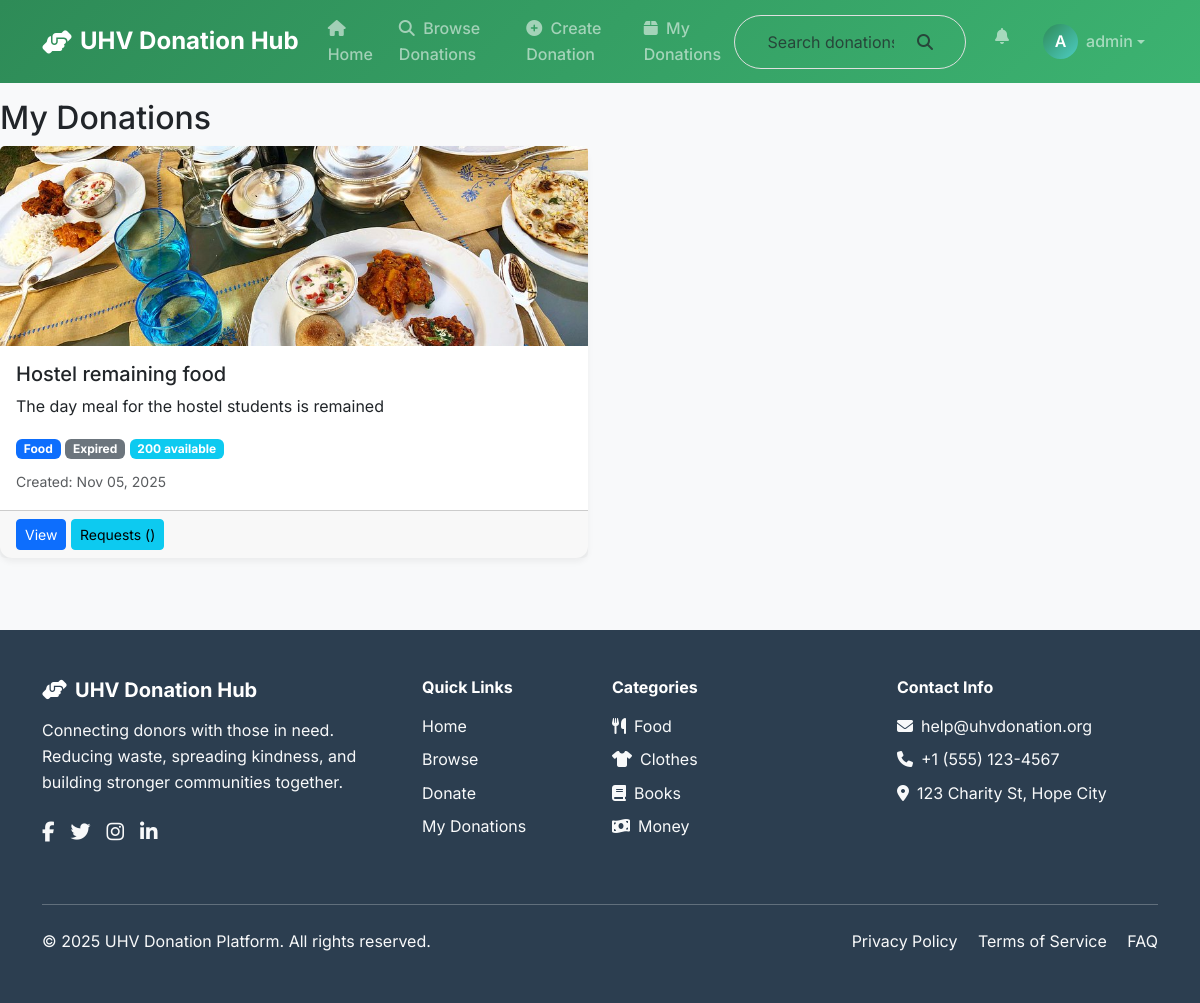
The page /my-donations/ (signed in) on the database its author committed.
### donations/models.py (models this page shows, shortened)
class Donation(models.Model):
    STATUS_CHOICES = [
        ('available', 'Available'),
        ('reserved', 'Reserved'),
        ('collected', 'Collected'),
        ('expired', 'Expired'),
    ]
    FOOD_TYPE_CHOICES = [
        ('veg', 'Vegetarian'),
        ('non_veg', 'Non-Vegetarian'),
        ('vegan', 'Vegan'),
        ('eggetarian', 'Eggetarian'),
    ]
    donor = models.ForeignKey(DonorProfile, on_delete=models.CASCADE, related_name='donations')
    category = models.ForeignKey(DonationCategory, on_delete=models.CASCADE)
    title = models.CharField(max_length=255)
    description = models.TextField()
    quantity = models.PositiveIntegerField(default=1)
    food_type = models.CharField(max_length=15, choices=FOOD_TYPE_CHOICES, blank=True, null=True)
    cooked_time = models.DateTimeField(blank=True, null=True)
    best_before = models.DateTimeField(blank=True, null=True)
    pickup_address = models.TextField()
    pickup_city = models.CharField(max_length=100, blank=True)
    pickup_state = models.CharField(max_length=100, blank=True)
    pickup_deadline = models.DateTimeField()
    status = models.CharField(max_length=20, choices=STATUS_CHOICES, default='available')
    latitude = models.FloatField(null=True, blank=True)
    longitude = models.FloatField(null=True, blank=True)
    preferred_help_seekers = models.ManyToManyField(HelpSeekerType, blank=True,
                                                   help_text="Preferred types of organizations for this donation")
    image = models.ImageField(upload_to='donation_images/', blank=True, null=True)
    created_at = models.DateTimeField(auto_now_add=True)
    updated_at = models.DateTimeField(auto_now=True)
    class Meta:
        verbose_name = "Donation"
        verbose_name_plural = "Donations"
        ordering = ['-created_at']
        indexes = [
            models.Index(fields=['status', 'pickup_deadline']),
            models.Index(fields=['category', 'status']),
        ]

class DonationCategory(models.Model):
    name = models.CharField(max_length=100, unique=True)
    description = models.TextField(blank=True)
    icon = models.CharField(max_length=50, default='fas fa-box')
    created_at = models.DateTimeField(auto_now_add=True)
    class Meta:
        verbose_name = "Donation Category"
        verbose_name_plural = "Donation Categories"
        ordering = ['name']

### donations/views.py (the view)
# urls.py: path('my-donations/', views.my_donations, name='my_donations'),
@login_required
def my_donations(request):
    donor_profile = get_object_or_404(DonorProfile, user=request.user)
    donations = Donation.objects.filter(donor=donor_profile).order_by('-created_at')
    return render(request, 'donations/my_donations.html', {'donations': donations})

### templates/donations/my_donations.html
{% extends "base.html" %}
{% block content %}
<h2>My Donations</h2>
{% if donations %}
<div class="row">
    {% for donation in donations %}
    <div class="col-md-6 mb-4">
        <div class="card h-100">
            {% if donation.image %}
            <img src="{{ donation.image.url }}" class="card-img-top" alt="{{ donation.title }}" style="height: 200px; object-fit: cover;">
            {% endif %}
            <div class="card-body">
                <h5 class="card-title">{{ donation.title }}</h5>
                <p class="card-text">{{ donation.description|truncatewords:20 }}</p>
                <div class="mb-2">
                    <span class="badge bg-primary">{{ donation.category.name }}</span>
                    <span class="badge {% if donation.status == 'available' %}bg-success{% elif donation.status == 'reserved' %}bg-warning{% else %}bg-secondary{% endif %}">
                        {{ donation.get_status_display }}
                    </span>
                    <span class="badge bg-info">{{ donation.quantity }} available</span>
                </div>
                <p class="card-text">
                    <small class="text-muted">
                        Created: {{ donation.created_at|date:"M d, Y" }}
                    </small>
                </p>
            </div>
            <div class="card-footer">
                <a href="{% url 'donation_detail' donation.pk %}" class="btn btn-primary btn-sm">View</a>
                <a href="{% url 'donation_requests' donation.id %}" class="btn btn-info btn-sm">
                    Requests ({{ donation.donationrequest_set.count }})
                </a>
            </div>
        </div>
    </div>
    {% endfor %}
</div>
{% else %}
<div class="alert alert-info">
    <i class="fas fa-info-circle"></i>
    You haven't created any donations yet.
    <a href="{% url 'create_donation' %}">Create your first donation</a> to get started!
</div>
{% endif %}
{% endblock %}

### templates/base.html (shortened to what this page needs)
<!DOCTYPE html>
<html lang="en">
<head>
    <link href="https://cdn.jsdelivr.net/npm/bootstrap@5.3.2/dist/css/bootstrap.min.css" rel="stylesheet">
    <link rel="stylesheet" href="https://cdnjs.cloudflare.com/ajax/libs/font-awesome/6.5.0/css/all.min.css">
</head>
<body>
    <nav class="navbar navbar-expand-lg navbar-dark sticky-top" style="background: linear-gradient(135deg, var(--primary-color) 0%, #3CB371 100%);">
        <div class="container">
            <a class="navbar-brand d-flex align-items-center" href="{% url 'home' %}">
                <i class="fas fa-hands-helping me-2"></i>
                <span>UHV Donation Hub</span>
            </a>
            <div class="collapse navbar-collapse" id="navbarMain">
                <ul class="navbar-nav me-auto">
                    <li class="nav-item">
                        <a class="nav-link" href="{% url 'home' %}">
                            <i class="fas fa-home me-1"></i> Home
                        </a>
                    </li>
                    <li class="nav-item">
                        <a class="nav-link" href="{% url 'donation_list' %}">
                            <i class="fas fa-search me-1"></i> Browse Donations
                        </a>
                    </li>
                    {% if user.is_authenticated %}
                    <li class="nav-item">
                        <a class="nav-link" href="{% url 'create_donation' %}">
                            <i class="fas fa-plus-circle me-1"></i> Create Donation
                        </a>
                    </li>
                    <li class="nav-item">
                        <a class="nav-link" href="{% url 'my_donations' %}">
                            <i class="fas fa-box me-1"></i> My Donations
                        </a>
                    </li>
                    {% endif %}
                </ul>
                <form class="d-flex me-3" method="GET" action="{% url 'donation_list' %}">
                    <div class="input-group search-box">
                        <input type="text" name="q" class="form-control border-0 bg-transparent" placeholder="Search donations..." aria-label="Search">
                        <button class="btn border-0 bg-transparent" type="submit">
                            <i class="fas fa-search text-muted"></i>
                        </button>
                    </div>
                </form>
                <ul class="navbar-nav">
                    {% if user.is_authenticated %}
                    <li class="nav-item dropdown me-2">
                        <a class="nav-link position-relative" href="#" role="button" data-bs-toggle="dropdown">
                            <i class="fas fa-bell"></i>
                        </a>
                    </li>
                    <li class="nav-item dropdown">
                        <a class="nav-link dropdown-toggle d-flex align-items-center" href="#" role="button" data-bs-toggle="dropdown">
                            <div class="user-avatar me-2">
                                {{ user.username|first|upper }}
                            </div>
                            <span>{{ user.username }}</span>
                        </a>
                    </li>
                    {% endif %}
                </ul>
            </div>
        </div>
    </nav>
    <main>
        {% block content %}{% endblock %}
    </main>
    <footer class="footer mt-5">
        <div class="container py-5">
            <div class="row">
                <div class="col-md-4 mb-4">
                    <h5 class="fw-bold mb-3">
                        <i class="fas fa-hands-helping me-2"></i>UHV Donation Hub
                    </h5>
                    <p class="text-light">Connecting donors with those in need. Reducing waste, spreading kindness, and building stronger communities together.</p>
                    <div class="d-flex mt-4">
                        <a href="#" class="text-light me-3"><i class="fab fa-facebook-f fa-lg"></i></a>
                        <a href="#" class="text-light me-3"><i class="fab fa-twitter fa-lg"></i></a>
                        <a href="#" class="text-light me-3"><i class="fab fa-instagram fa-lg"></i></a>
                        <a href="#" class="text-light"><i class="fab fa-linkedin-in fa-lg"></i></a>
                    </div>
                </div>
                <div class="col-md-2 mb-4">
                    <h6 class="fw-bold mb-3">Quick Links</h6>
                    <ul class="list-unstyled">
                        <li class="mb-2"><a href="{% url 'home' %}" class="text-light text-decoration-none">Home</a></li>
                        <li class="mb-2"><a href="{% url 'donation_list' %}" class="text-light text-decoration-none">Browse</a></li>
                        {% if user.is_authenticated %}
                        <li class="mb-2"><a href="{% url 'create_donation' %}" class="text-light text-decoration-none">Donate</a></li>
                        <li class="mb-2"><a href="{% url 'my_donations' %}" class="text-light text-decoration-none">My Donations</a></li>
                        {% else %}
                        <li class="mb-2"><a href="{% url 'login' %}" class="text-light text-decoration-none">Login</a></li>
                        <li class="mb-2"><a href="{% url 'register' %}" class="text-light text-decoration-none">Register</a></li>
                        {% endif %}
                    </ul>
                </div>
                <div class="col-md-3 mb-4">
                    <h6 class="fw-bold mb-3">Categories</h6>
                    <ul class="list-unstyled">
                        <li class="mb-2"><a href="#" class="text-light text-decoration-none"><i class="fas fa-utensils me-2"></i>Food</a></li>
                        <li class="mb-2"><a href="#" class="text-light text-decoration-none"><i class="fas fa-tshirt me-2"></i>Clothes</a></li>
                        <li class="mb-2"><a href="#" class="text-light text-decoration-none"><i class="fas fa-book me-2"></i>Books</a></li>
                        <li class="mb-2"><a href="#" class="text-light text-decoration-none"><i class="fas fa-money-bill-wave me-2"></i>Money</a></li>
                    </ul>
                </div>
                <div class="col-md-3 mb-4">
                    <h6 class="fw-bold mb-3">Contact Info</h6>
                    <ul class="list-unstyled text-light">
                        <li class="mb-2"><i class="fas fa-envelope me-2"></i>help@uhvdonation.org</li>
                        <li class="mb-2"><i class="fas fa-phone me-2"></i>+1 (555) 123-4567</li>
                        <li class="mb-2"><i class="fas fa-map-marker-alt me-2"></i>123 Charity St, Hope City</li>
                    </ul>
                </div>
            </div>
            <hr class="my-4 bg-light">
            <div class="row align-items-center">
                <div class="col-md-6">
                    <p class="text-light mb-0">&copy; 2025 UHV Donation Platform. All rights reserved.</p>
                </div>
                <div class="col-md-6 text-md-end">
                    <a href="#" class="text-light text-decoration-none me-3">Privacy Policy</a>
                    <a href="#" class="text-light text-decoration-none me-3">Terms of Service</a>
                    <a href="#" class="text-light text-decoration-none">FAQ</a>
                </div>
            </div>
        </div>
    </footer>
</body>
</html>

### templates/base.html (style rules this page uses)
:root { --primary-color: #2E8B57; --secondary-color: #FF6B35; --accent-color: #4ECDC4; --dark-color: #2C3E50; --light-color: #F8F9FA; --success-color: #28a745; --warning-color: #ffc107; --danger-color: #dc3545; }
body { font-family: 'Inter', sans-serif; background-color: #f8f9fa; line-height: 1.6; }
.navbar-brand { font-weight: 700; font-size: 1.5rem; }
.footer { background-color: var(--dark-color); color: white; }
.navbar-nav .nav-link { font-weight: 500; margin: 0 5px; border-radius: 5px; transition: all 0.3s ease; }
.card { border-radius: 12px; box-shadow: 0 4px 6px rgba(0,0,0,0.05); border: none; }
.user-avatar { width: 35px; height: 35px; border-radius: 50%; background: linear-gradient(135deg, var(--primary-color) 0%, var(--accent-color) 100%); display: flex; align-items: center; justify-content: center; color: white; font-weight: 600; }
.search-box { border-radius: 50px; border: 1px solid #e0e0e0; padding: 8px 20px; transition: all 0.3s ease; }

### rows shown on the page
Donation: image (picture), title "Hostel remaining food", description "The day meal for the hostel students is remained", category.name "Food", status "Expired", quantity "200", created_at "Nov 05, 2025"

### other values the page prints
{{ user.username|first|upper }} "A"
{{ user.username }} "admin"
